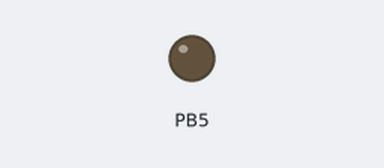
The program below on a simulated ATmega2560, built with avr-gcc and emulated at 16 MHz. Parts: output pins drawn as LEDs (lit = HIGH). Pins used as bus, display or sensor lines are not drawn.

Above: at 0.05 s.
At 3.45 s:
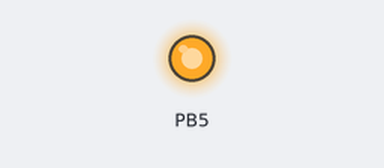
Timing chart, 0 to 8.0 s (numbered marks = the images above):
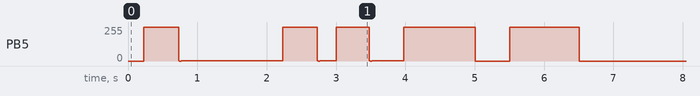

The program:

main.c
```c
/*
* Signalgenerator.c
*
* Created: 11.05.2021 19:47:35
* Author : Notebook
*/

#include <avr/io.h>
#define F_CPU 16000000
#include <util/delay.h>
#include "sig.h"
uint32_t period=1000;
uint8_t callP(){
	static uint8_t state=1;
	PORTB|=(1<<6);
	switch(state++){
 		case 0:sig_init(sig_drei,period);break;
		case 1:sig_init(sig_nsaeg,period);break;
		case 2:sig_init(sig_sin,period);break;
		case 3:sig_init(sig_cos,period);break;
 		case 4:sig_init(sig_saeg,period);break;
 		case 5:sig_init(sig_npulse,period);break;
 		case 6:sig_init(sig_pulse,period);state =0;break;
 		//case 4:sig_init(sig_drei,0);break;
 		default:state=0;
		//sig_init(sig_saeg,0);
		break;
	}
	PORTB&=~(1<<6);

	return 0;
}
int main(void)
{
	sig_init(sig_sin,period);
	/* Replace with your application code */
	DDRB|=(1<<6);
	//PORTB|=(1<<6);
	//sig_start();
	sig_callbackAfterPeriod(callP);
	//sig_init(sig_pulse,20);
	while(1){


	}
}
```

sig.h
```c
/*
* sig.h
*
* Created: 11.05.2021 19:49:46
*  Author: Notebook
*/
#include <avr/io.h>
#include <avr/interrupt.h>
#include <stdlib.h>
#include <math.h>
#define PULSE_PERIOD 40000 //40000*1/16000000
#define PULSE_MIN 1
#define PULSE_MAX PULSE_PERIOD

#ifndef SIG_H_
#define SIG_H_
volatile uint8_t reset_intern_cnt=0;
//volatile float step = PULSE_PERIOD/250;//250 //:15
volatile uint16_t step =0;//250 //:15
void (*sigCallback)();
uint8_t (*sigCallbackP)();

float sig_map(float x, float in_min, float in_max, float out_min, float out_max) {
	float divisor = (in_max - in_min);
	if (divisor == 0) {
		return -1; //AVR returns -1, SAM returns 0
	}
	return (x - in_min) * (out_max - out_min) / divisor + out_min;
}
void sig_high(){
	static uint16_t in=0;
	if(reset_intern_cnt==1){
		in=0;
		reset_intern_cnt=0;
	}
	if(PULSE_MAX<=step+in+PULSE_MIN-1)
	{
		in=0;
		if(sigCallbackP!=0)
		if(!sigCallbackP())
		return;
	}
	in=step+in+PULSE_MIN-1;
	OCR1A=PULSE_MAX-1;
}
void sig_low(){
	static uint16_t in=0;
	if(reset_intern_cnt==1){
		in=0;
		reset_intern_cnt=0;
	}
	if(PULSE_MAX<=step+in+PULSE_MIN-1)
	{
		in=0;
		if(sigCallbackP!=0)
		if(!sigCallbackP())
		return;
	}
	in=step+in+PULSE_MIN-1;
	OCR1A=PULSE_MIN-1;
}
void sig_pulse(){
	static uint16_t in=0;
	static uint8_t state=0;
	if(reset_intern_cnt==1){
		in=0;
		state=0;
		reset_intern_cnt=0;
	}
	if(PULSE_MAX<=step+in+PULSE_MIN-1)
	{
		in=0;
		state=0;
		if(sigCallbackP!=0)
		if(!sigCallbackP())
		return;
	}
	in=step+in+PULSE_MIN-1;
	switch(state){
		case 0:OCR1A=PULSE_MAX-1;if(in>=(PULSE_MAX-1)/2)state=1;break;
		case 1:OCR1A=PULSE_MIN-1;break;
	}

}
void sig_npulse(){
	static uint16_t in=0;
	static uint8_t state=0;
	if(reset_intern_cnt==1){
		in=0;
		state=0;
		reset_intern_cnt=0;
	}
	if(PULSE_MAX<=step+in+PULSE_MIN-1)
	{
		in=0;
		state=0;
		if(sigCallbackP!=0)
		if(!sigCallbackP())
		return;
	}
	in=step+in+PULSE_MIN-1;
	switch(state){
		case 0:OCR1A=PULSE_MIN-1;if(in>=(PULSE_MAX-1)/2)state=1;break;
		case 1:OCR1A=PULSE_MAX-1;break;
	}

}
void sig_sin(){
	static uint16_t in=0;
	uint16_t temp=0;
	if(reset_intern_cnt==1){
		in=0;
		reset_intern_cnt=0;
	}
	if(PULSE_MAX<=step+in+PULSE_MIN-1)
	{
		in=0;
		if(sigCallbackP!=0)
		if(!sigCallbackP())
		return;
	}
	in=step+in+PULSE_MIN-1;
	temp=sig_map(sin(sig_map(in,PULSE_MIN-1,PULSE_MAX-1,0,360)*M_PI/180),-1,1,PULSE_MIN-1,PULSE_MAX-1);
	OCR1A=temp;
}
void sig_cos(){
	static uint16_t in=0;
	uint16_t temp=0;
	if(reset_intern_cnt==1){
		in=0;
		reset_intern_cnt=0;
	}
	if(PULSE_MAX<=step+in+PULSE_MIN-1)
	{
		in=0;
		if(sigCallbackP!=0)
		if(!sigCallbackP())
		return;
	}
	in=step+in+PULSE_MIN-1;
	temp=sig_map(cos(sig_map(in,PULSE_MIN-1,PULSE_MAX-1,0,360)*M_PI/180),-1,1,PULSE_MIN-1,PULSE_MAX-1);
	OCR1A=temp;
}

void sig_saeg(){
	static uint16_t in=0;
	if(reset_intern_cnt==1){
		in=0;
		reset_intern_cnt=0;
	}
	if(PULSE_MAX<=step+in+PULSE_MIN-1)
	{
		in=0;
		if(sigCallbackP!=0)
		if(!sigCallbackP())
		return;
	}
	in=step+in+PULSE_MIN-1;
	OCR1A=in;

}
void sig_nsaeg(){
	static uint16_t in=0;
	if(reset_intern_cnt==1){
		in=0;
		reset_intern_cnt=0;
	}
	if(PULSE_MAX<=step+in+PULSE_MIN-1)
	{
		in=0;
		if(sigCallbackP!=0)
		if(!sigCallbackP())
		return;
	}
	in=step+in+PULSE_MIN-1;
	OCR1A=PULSE_MAX-in;

}
void sig_drei(){
	static uint16_t in=0;
	static int8_t ud=1;
	static uint8_t start=1;
	if(reset_intern_cnt==1){
		in=0;
		ud=1;
		start=1;
		reset_intern_cnt=0;
	}
	if(PULSE_MAX<=(step*2)+in+PULSE_MIN-1||(start==0&&in==0))
	{
		start=0;
		ud=(ud==1)?-1:1;
	}
	if(in==0&&start==0){
		if(sigCallbackP!=0)
		if(!sigCallbackP())
		return;
	}
	in=ud*(step*2)+in+PULSE_MIN-1;
	OCR1A=in;

}
ISR(TIMER1_OVF_vect){
	//sig_saeg();
	if(sigCallback!=0)
	sigCallback();
}
void sig_init(void (*callback)(),uint32_t period_ms){
	//step=sig_map(period,0,500000,)
	step=100/((double)period_ms/1000);
	TCCR1A&=~(1<<WGM10);//PWM
	TCCR1A|=(1<<WGM11);//PWM
	TCCR1B|=(1<<WGM12);//PWM
	TCCR1B|=(1<<WGM13);//PWM
	ICR1=PULSE_PERIOD-1;
	DDRB|=(1<<5);
	OCR1A=(PULSE_MIN-1+PULSE_MAX-1)/2;
	TCCR1B|=(1<<CS10);
	//TCCR1B|=(1<<CS11);

	// 	TCCR1A=((1<<WGM41));//Fast-PWM
	// 	TCCR1B=((1<<WGM42)|(1<<WGM43));
	//
	// 	TCCR1A|=(1<<COM4A1);//create PWM-signal
	//	TCCR1B|=(1<<CS41);//PS=8
	//
	// 	TIMSK1=(1<<OCIE4A);//enable compare -Match -A interrupt
	//
	// 	ICR1=PULSE_PERIOD-1;//20ms Period
	// 	OCR1A=PULSE_MIN-1;

	TCCR1A|=(1<<COM1A1);
	TIMSK1|=(1<<TOIE1);
	sei();
	sigCallback=callback;
	reset_intern_cnt=1;
}
void sig_callbackAfterPeriod(uint8_t (*callback)()){
	sigCallbackP=callback;
}
void sig_start(){
	TCCR1B|=(1<<CS10);
	TCCR1A|=(1<<COM1A1);
}
void sig_stop(){
	TCCR1B&=~(1<<CS10);
	TCCR1A&=~(1<<COM1A1);
}

#endif /* SIG_H_ */
```
